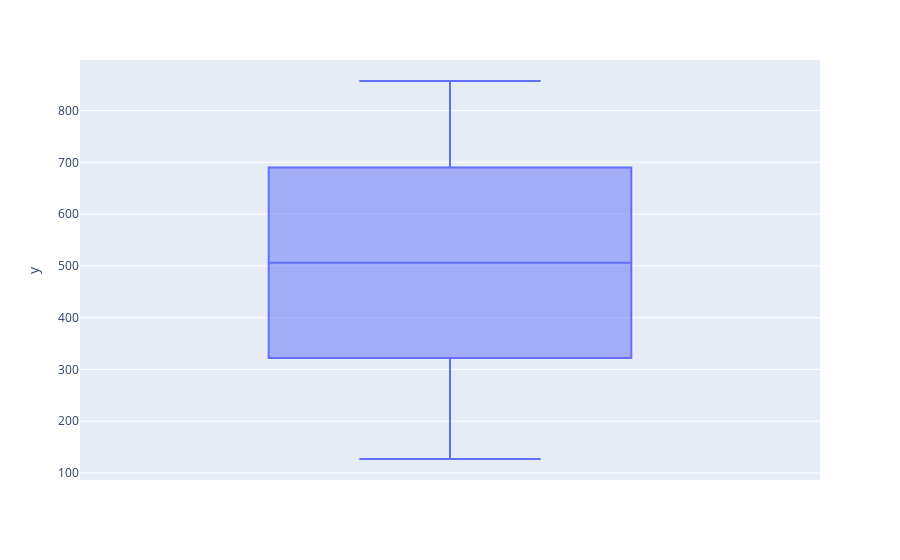

The code cell stored with this chart in its notebook:
### Code cell
px.box(y=vet)

### Figure 1 — Plotly figure (JSON) as saved in the notebook; plotly's stock layout.template omitted (floating-point values rounded to 4 significant figures; data arrays with more than 128 entries replaced by an {"elided": "..."} marker saying what was removed)
{"data": [{"alignmentgroup": "True", "hovertemplate": "y=%{y}<extra></extra>", "legendgroup": "", "marker": {"color": "#636efa"}, "name": "", "notched": false, "offsetgroup": "", "orientation": "v", "showlegend": false, "type": "box", "x0": " ", "xaxis": "x", "y": {"elided": "500 int values"}, "y0": " ", "yaxis": "y"}], "layout": {"boxmode": "group", "legend": {"tracegroupgap": 0}, "margin": {"t": 60}, "xaxis": {"anchor": "y", "domain": [0, 1]}, "yaxis": {"anchor": "x", "domain": [0, 1], "title": {"text": "y"}}}}
